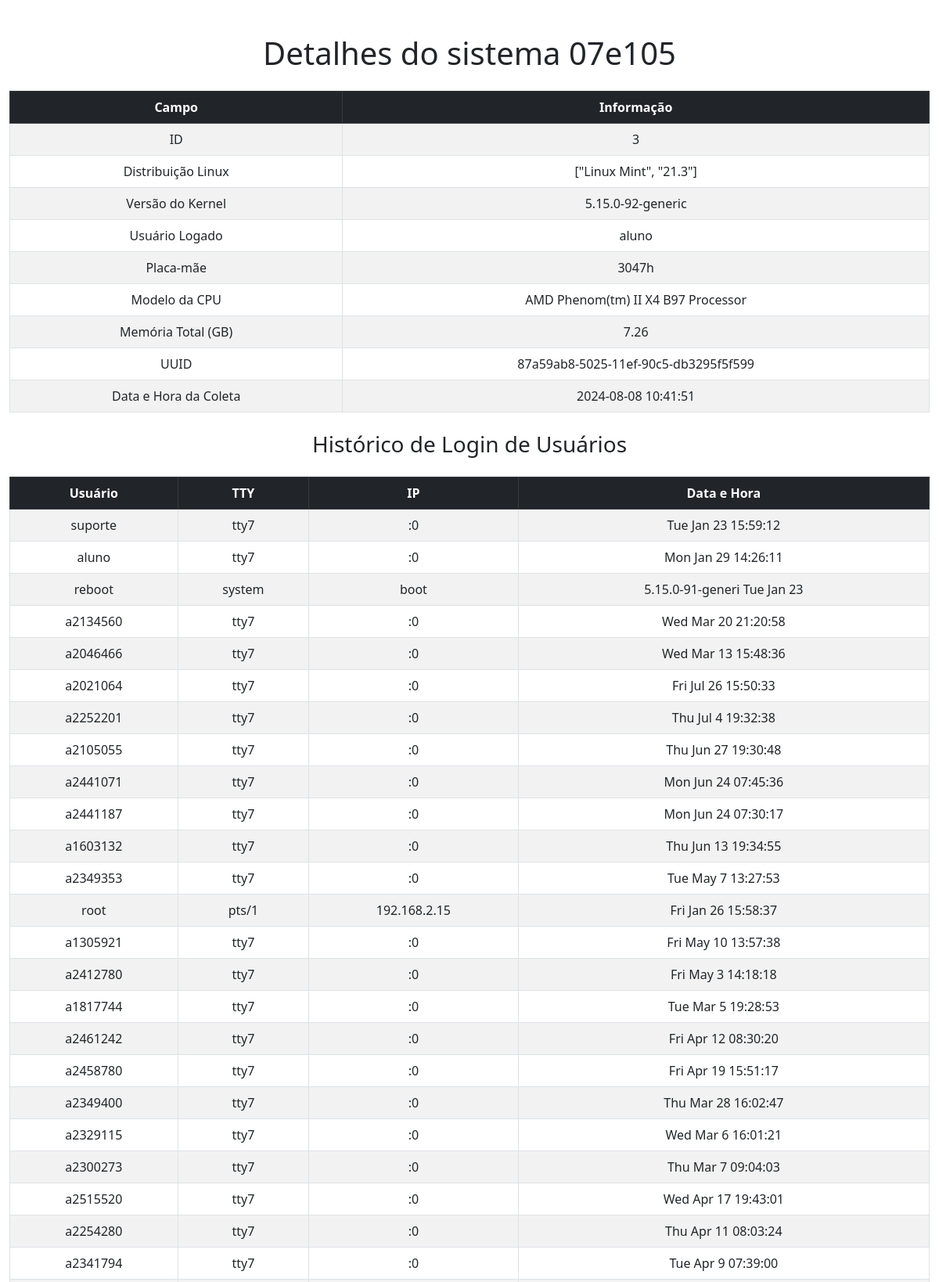
Screenshot of /details/3 (upper part) with the database file from the repository.
### app.py (models this page shows)
class SystemInfo(db.Model):
    id = db.Column(db.Integer, primary_key=True)
    hostname = db.Column(db.String(120), nullable=False)
    linux_distribution = db.Column(db.String(120), nullable=False)
    kernel_version = db.Column(db.String(120), nullable=False)
    logged_in_user = db.Column(db.String(120), nullable=False)
    cpu_model = db.Column(db.String(120), nullable=False)
    memory_total_gb = db.Column(db.Float, nullable=False)
    uuid1 = db.Column(db.String(36), unique=True, nullable=False)
    collection_datetime = db.Column(db.String(120), nullable=False)
    motherboard_model = db.Column(db.String(255))
    patrimony = db.Column(db.String(50), nullable=True)
    user_login_history = db.relationship('UserLoginHistory', backref='system_info', lazy=True)
    ip_and_mac_addresses = db.relationship('IPAndMacAddress', backref='system_info', lazy=True)
    mounted_filesystems = db.relationship('MountedFilesystems', backref='system_info', lazy=True)
    disk_info = db.relationship('DiskInfo', backref='system_info', uselist=False)
    gpu_info = db.relationship('GPUInfo', backref='system_info', lazy=True)

class UserLoginHistory(db.Model):
    id = db.Column(db.Integer, primary_key=True)
    user = db.Column(db.String(120), nullable=False)
    tty = db.Column(db.String(120), nullable=False)
    ip = db.Column(db.String(120), nullable=False)
    datetime = db.Column(db.String(120), nullable=False)
    system_info_id = db.Column(db.Integer, db.ForeignKey('system_info.id'), nullable=False)

### app.py (the view)
@app.route('/details/<int:id>')
def details(id):
    system_info = SystemInfo.query.get_or_404(id)
    return render_template('details.html', system_info=system_info)

### templates/details.html (shortened to what this page needs)
<!DOCTYPE html>
<html lang="pt-br">
  <head>
    <link href="https://cdn.jsdelivr.net/npm/bootstrap@5.3.0/dist/css/bootstrap.min.css" rel="stylesheet" />
    <link rel="stylesheet" href="https://cdnjs.cloudflare.com/ajax/libs/font-awesome/6.0.0-beta3/css/all.min.css" />
  </head>
  <body>
    <div class="container">
      <h1 class="my-4 text-center">Detalhes do sistema {{ system_info.hostname }}</h1>
      <table class="table table-bordered table-striped text-center">
        <thead class="table-dark">
          <tr>
            <th>Campo</th>
            <th>Informação</th>
          </tr>
        </thead>
        <tbody>
          <tr>
            <td>ID</td>
            <td>{{ system_info.id }}</td>
          </tr>
          <tr>
            <td>Distribuição Linux</td>
            <td>{{ system_info.linux_distribution }}</td>
          </tr>
          <tr>
            <td>Versão do Kernel</td>
            <td>{{ system_info.kernel_version }}</td>
          </tr>
          <tr>
            <td>Usuário Logado</td>
            <td>{{ system_info.logged_in_user }}</td>
          </tr>
          <tr>
            <td>Placa-mãe</td>
            <td>{{ system_info.motherboard_model }}</td>
          </tr>
          <tr>
            <td>Modelo da CPU</td>
            <td>{{ system_info.cpu_model }}</td>
          </tr>
          <tr>
            <td>Memória Total (GB)</td>
            <td>{{ system_info.memory_total_gb }}</td>
          </tr>
          <tr>
            <td>UUID</td>
            <td>{{ system_info.uuid1 }}</td>
          </tr>
          <tr>
            <td>Data e Hora da Coleta</td>
            <td>{{ system_info.collection_datetime }}</td>
          </tr>
        </tbody>
      </table>
      <h3 class="my-4 text-center">Histórico de Login de Usuários</h3>
      <table class="table table-bordered table-striped text-center">
        <thead class="table-dark">
          <tr>
            <th>Usuário</th>
            <th>TTY</th>
            <th>IP</th>
            <th>Data e Hora</th>
          </tr>
        </thead>
        <tbody>
          {% for entry in system_info.user_login_history %}
          <tr>
            <td>{{ entry.user }}</td>
            <td>{{ entry.tty }}</td>
            <td>{{ entry.ip }}</td>
            <td>{{ entry.datetime }}</td>
          </tr>
          {% endfor %}
        </tbody>
      </table>
    </div>
  </body>
</html>

### templates/details.html (style rules this page uses)
body { padding-top: 20px; padding-bottom: 40px; }
.container { max-width: 1200px; }
table { margin: auto; }

### rows the page displays
SystemInfo: hostname "07e105", id "3", linux_distribution "[\"Linux Mint\", \"21.3\"]", kernel_version "5.15.0-92-generic", logged_in_user "aluno", motherboard_model "3047h", cpu_model "AMD Phenom(tm) II X4 B97 Processor", memory_total_gb "7.26", uuid1 "87a59ab8-5025-11ef-90c5-db3295f5f599", collection_datetime "2024-08-08 10:41:51"
UserLoginHistory: user "suporte", tty "tty7", ip ":0", datetime "Tue Jan 23 15:59:12"
UserLoginHistory: user "aluno", tty "tty7", ip ":0", datetime "Mon Jan 29 14:26:11"
UserLoginHistory: user "reboot", tty "system", ip "boot", datetime "5.15.0-91-generi Tue Jan 23"
UserLoginHistory: user "a2134560", tty "tty7", ip ":0", datetime "Wed Mar 20 21:20:58"
UserLoginHistory: user "a2046466", tty "tty7", ip ":0", datetime "Wed Mar 13 15:48:36"
UserLoginHistory: user "a2021064", tty "tty7", ip ":0", datetime "Fri Jul 26 15:50:33"
UserLoginHistory: user "a2252201", tty "tty7", ip ":0", datetime "Thu Jul 4 19:32:38"
UserLoginHistory: user "a2105055", tty "tty7", ip ":0", datetime "Thu Jun 27 19:30:48"
UserLoginHistory: user "a2441071", tty "tty7", ip ":0", datetime "Mon Jun 24 07:45:36"
UserLoginHistory: user "a2441187", tty "tty7", ip ":0", datetime "Mon Jun 24 07:30:17"
UserLoginHistory: user "a1603132", tty "tty7", ip ":0", datetime "Thu Jun 13 19:34:55"
UserLoginHistory: user "a2349353", tty "tty7", ip ":0", datetime "Tue May 7 13:27:53"
UserLoginHistory: user "root", tty "pts/1", ip "192.168.2.15", datetime "Fri Jan 26 15:58:37"
UserLoginHistory: user "a1305921", tty "tty7", ip ":0", datetime "Fri May 10 13:57:38"
UserLoginHistory: user "a2412780", tty "tty7", ip ":0", datetime "Fri May 3 14:18:18"
UserLoginHistory: user "a1817744", tty "tty7", ip ":0", datetime "Tue Mar 5 19:28:53"
UserLoginHistory: user "a2461242", tty "tty7", ip ":0", datetime "Fri Apr 12 08:30:20"
UserLoginHistory: user "a2458780", tty "tty7", ip ":0", datetime "Fri Apr 19 15:51:17"
UserLoginHistory: user "a2349400", tty "tty7", ip ":0", datetime "Thu Mar 28 16:02:47"
UserLoginHistory: user "a2329115", tty "tty7", ip ":0", datetime "Wed Mar 6 16:01:21"
UserLoginHistory: user "a2300273", tty "tty7", ip ":0", datetime "Thu Mar 7 09:04:03"
UserLoginHistory: user "a2515520", tty "tty7", ip ":0", datetime "Wed Apr 17 19:43:01"
UserLoginHistory: user "a2254280", tty "tty7", ip ":0", datetime "Thu Apr 11 08:03:24"
UserLoginHistory: user "a2341794", tty "tty7", ip ":0", datetime "Tue Apr 9 07:39:00"
